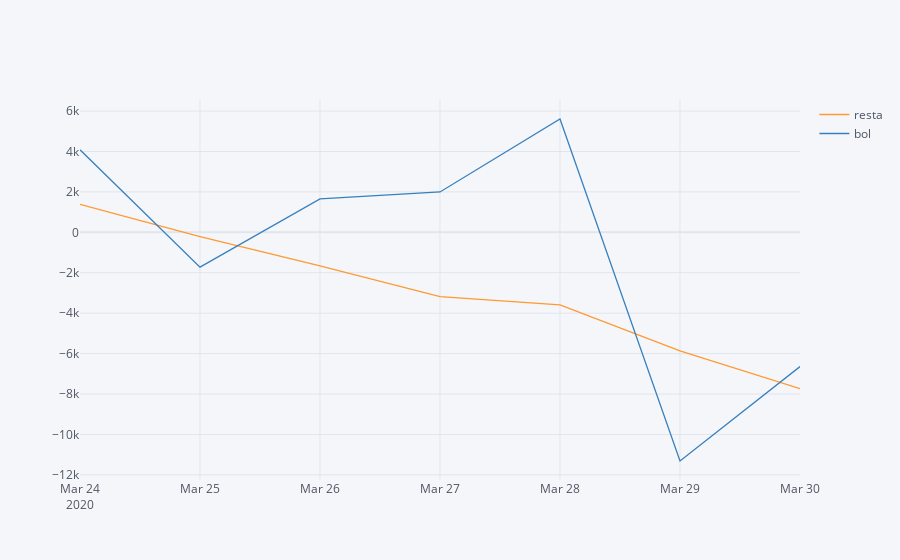

Write notebook code for a chart like this one.
### Code cell
bo.iplot()

### Figure 1 — Plotly figure (JSON) as saved in the notebook; plotly's stock layout.template omitted (floating-point values rounded to 4 significant figures)
{"data": [{"line": {"color": "rgba(255, 153, 51, 1.0)", "dash": "solid", "shape": "linear", "width": 1.3}, "mode": "lines", "name": "resta", "text": "", "type": "scatter", "x": ["2020-03-24", "2020-03-25", "2020-03-26", "2020-03-27", "2020-03-28", "2020-03-29", "2020-03-30"], "y": [1380.0, -208.6, -1664.0, -3177.0, -3593.0, -5860.0, -7731.0]}, {"line": {"color": "rgba(55, 128, 191, 1.0)", "dash": "solid", "shape": "linear", "width": 1.3}, "mode": "lines", "name": "bol", "text": "", "type": "scatter", "x": ["2020-03-24", "2020-03-25", "2020-03-26", "2020-03-27", "2020-03-28", "2020-03-29", "2020-03-30"], "y": [4085.0, -1721.0, 1656.0, 1996.0, 5606.0, -11310.0, -6642.0]}], "layout": {"legend": {"bgcolor": "#F5F6F9", "font": {"color": "#4D5663"}}, "paper_bgcolor": "#F5F6F9", "plot_bgcolor": "#F5F6F9", "title": {"font": {"color": "#4D5663"}}, "xaxis": {"gridcolor": "#E1E5ED", "showgrid": true, "tickfont": {"color": "#4D5663"}, "title": {"font": {"color": "#4D5663"}, "text": ""}, "zerolinecolor": "#E1E5ED"}, "yaxis": {"gridcolor": "#E1E5ED", "showgrid": true, "tickfont": {"color": "#4D5663"}, "title": {"font": {"color": "#4D5663"}, "text": ""}, "zerolinecolor": "#E1E5ED"}}}
